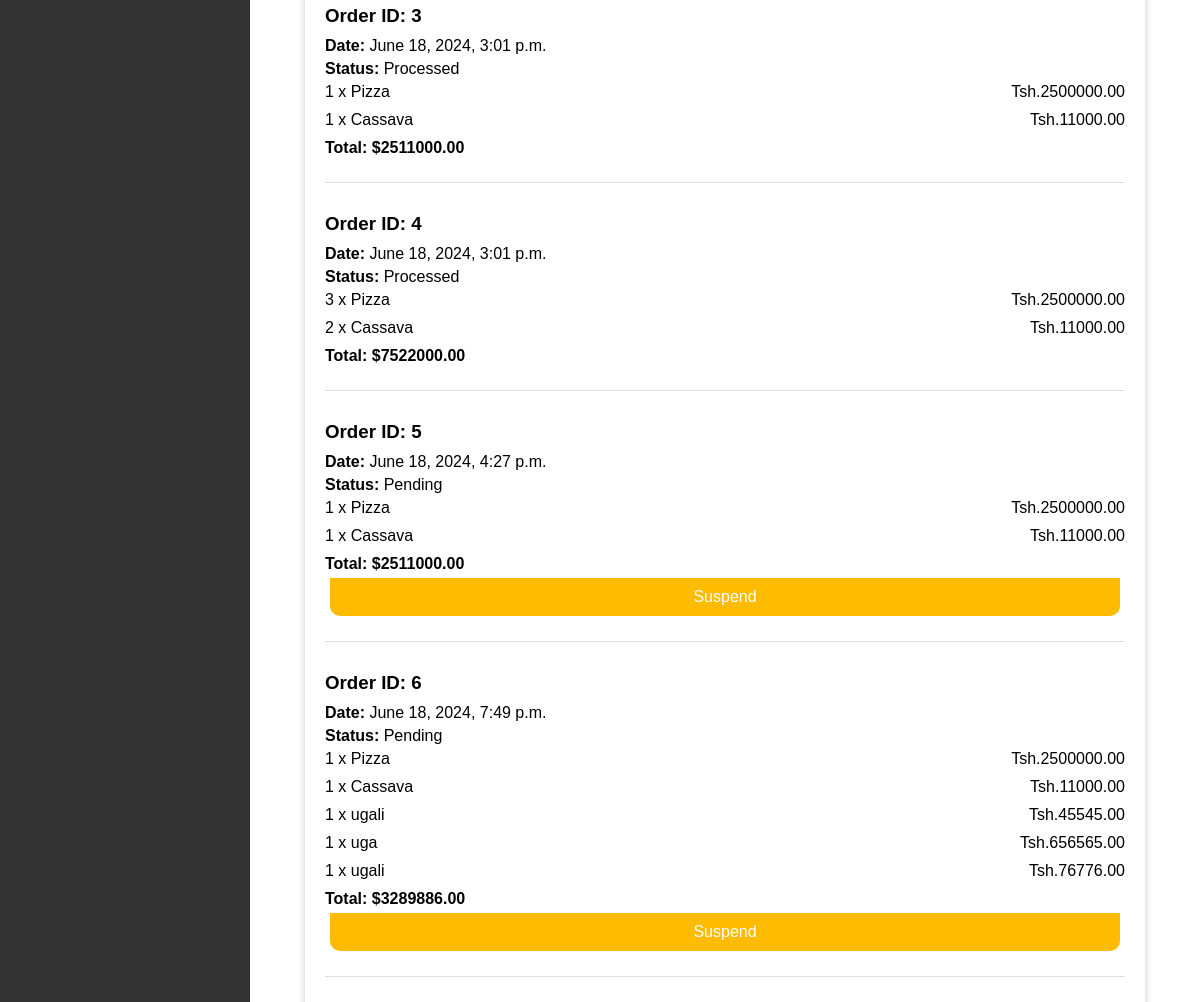
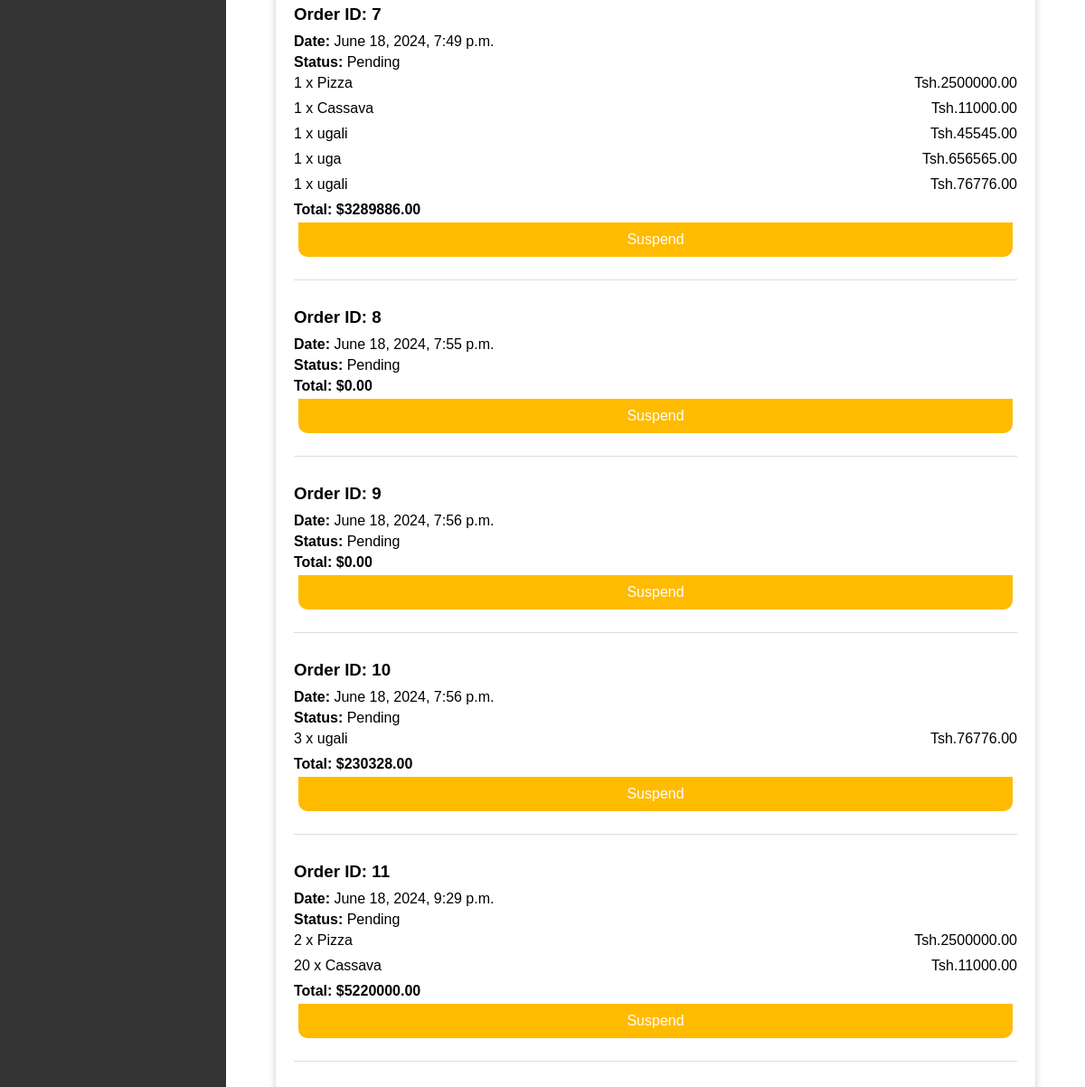
The app's page /view_orders/ (signed in, lower part), older data (2 pictures, top to bottom).
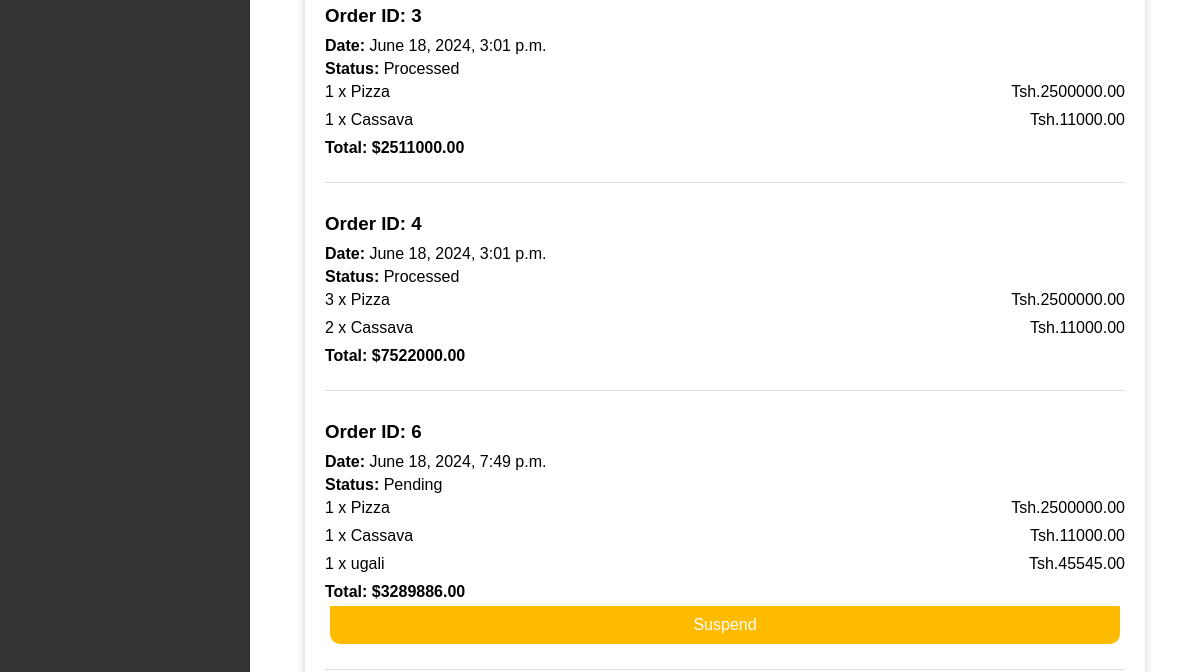
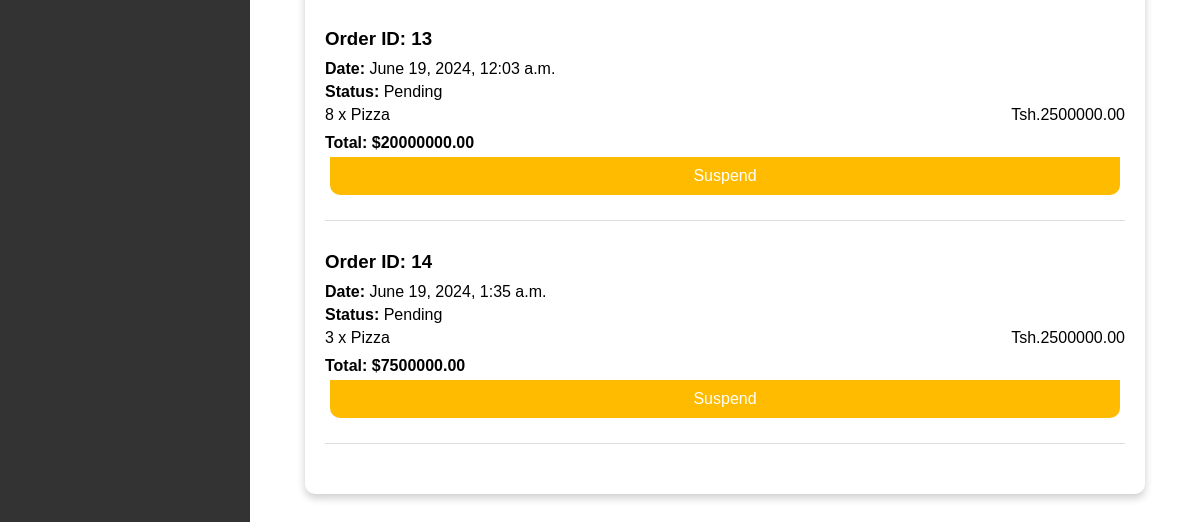
The same page, newer data (2 pictures, top to bottom).
### hotel/models.py (models this page shows, shortened)
class Order(models.Model):
    guest = models.ForeignKey(CustomUser, related_name='orders', on_delete=models.CASCADE)
    order_date = models.DateTimeField(auto_now_add=True)
    total_price = models.DecimalField(max_digits=10, decimal_places=2)
    is_processed = models.BooleanField(default=False)

class OrderItem(models.Model):
    order = models.ForeignKey(Order, related_name='order_items', on_delete=models.CASCADE)
    food_item = models.ForeignKey(FoodItem, related_name='order_items', on_delete=models.CASCADE)
    quantity = models.PositiveIntegerField()

class FoodItem(models.Model):
    name = models.CharField(max_length=255)
    description = models.TextField(blank=True, null=True)
    price = models.DecimalField(max_digits=10, decimal_places=2)
    is_available = models.BooleanField(default=True)
    image = models.ImageField(upload_to='food_images/', blank=True, null=True)

### hotel/views.py (the view)
# urls.py: path('view_orders/', views.view_orders, name='view_orders'),
@login_required
def view_orders(request):
    orders = Order.objects.filter(guest=request.user)
    return render(request, 'view_orders.html', {'orders': orders})

### templates/view_orders.html (shortened to what this page needs)
{% extends 'side_bar.html'%}
{% block main_b %}
{% load static %}
<!DOCTYPE html>
<html>
<head>
</head>
<body>
    <div class="container">
        {% for order in orders %}
        <div class="order">
            <h3>Order ID: {{ order.id }}</h3>
            <p><strong>Date:</strong> {{ order.order_date }}</p>
            <p><strong>Status:</strong> {{ order.is_processed|yesno:"Processed,Pending" }}</p>
            <div>
                {% for item in order.order_items.all %}
                <div class="order-item">
                    <p>{{ item.quantity }} x {{ item.food_item.name }}</p>
                    <p>Tsh.{{ item.food_item.price }}</p>
                </div>
                {% endfor %}
            </div>
            <p class="total">Total: ${{ order.total_price }}</p>
            {% if order.is_processed %}
            {% else %}
            <a class="button" href="{% url 'cancel_order' order.id %}">Suspend</a>
            {% endif %}
        </div>
        {% endfor %}
    </div>
</body>
</html>
{% endblock %}

Row changes from the older to the newer data that the page shows:
removed Order: id "5", order_date "June 18, 2024, 4:27 p.m.", is_processed "Pending", total_price "2511000.00", shows "Suspend"
removed OrderItem: quantity "1", food_item.name "Pizza", food_item.price "2500000.00", shown under "5"
removed OrderItem: quantity "1", food_item.name "Cassava", food_item.price "11000.00", shown under "5"
removed OrderItem: quantity "1", food_item.name "uga", food_item.price "656565.00", shown under Order "June 18, 2024, 7:49 p.m."
removed OrderItem: quantity "1", food_item.name "ugali", food_item.price "76776.00", shown under Order "June 18, 2024, 7:49 p.m."
removed Order: id "7", order_date "June 18, 2024, 7:49 p.m.", is_processed "Pending", total_price "3289886.00", shows "Suspend"
removed OrderItem: quantity "1", food_item.name "Pizza", food_item.price "2500000.00", shown under "7"
removed OrderItem: quantity "1", food_item.name "Cassava", food_item.price "11000.00", shown under "7"
removed OrderItem: quantity "1", food_item.name "ugali", food_item.price "45545.00", shown under "7"
removed OrderItem: quantity "1", food_item.name "uga", food_item.price "656565.00", shown under "7"
removed OrderItem: quantity "1", food_item.name "ugali", food_item.price "76776.00", shown under "7"
removed Order: id "8", order_date "June 18, 2024, 7:55 p.m.", is_processed "Pending", total_price "0.00", shows "Suspend"
removed Order: id "9", order_date "June 18, 2024, 7:56 p.m.", is_processed "Pending", total_price "0.00", shows "Suspend"
removed Order: id "10", order_date "June 18, 2024, 7:56 p.m.", is_processed "Pending", total_price "230328.00", shows "Suspend"
removed OrderItem: quantity "3", food_item.name "ugali", food_item.price "76776.00", shown under "10"
removed Order: id "11", order_date "June 18, 2024, 9:29 p.m.", is_processed "Pending", total_price "5220000.00", shows "Suspend"
removed OrderItem: quantity "2", food_item.name "Pizza", food_item.price "2500000.00", shown under "11"
removed OrderItem: quantity "20", food_item.name "Cassava", food_item.price "11000.00", shown under "11"
added Order: id "13", order_date "June 19, 2024, 12:03 a.m.", is_processed "Pending", total_price "20000000.00", shows "Suspend"
added OrderItem: quantity "8", food_item.name "Pizza", food_item.price "2500000.00", shown under "13"
added Order: id "14", order_date "June 19, 2024, 1:35 a.m.", is_processed "Pending", total_price "7500000.00", shows "Suspend"
added OrderItem: quantity "3", food_item.name "Pizza", food_item.price "2500000.00", shown under "14"
